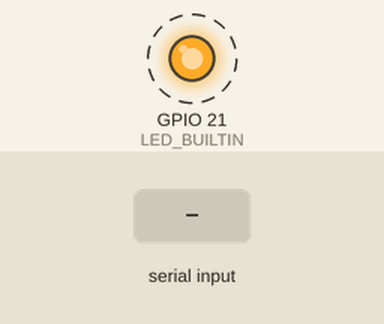
Simulated run of this sketch. Board: Seeed XIAO ESP32-S3. Parts: output pins drawn as LEDs (lit = HIGH). Dashed ring = blinking. The test bench sets the inputs (shaded band). What the sketch prints to the serial monitor is not drawn.

Above: at 1.2 s.
1.3 s: "1" received over the second serial link
Timing chart, 0 to 10.3 s (numbered marks = the images above; inputs shaded):
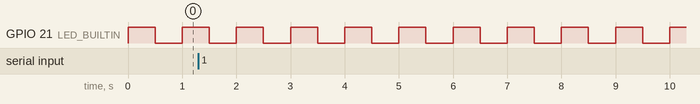

Measured:
- by itself, GPIO 21 (LED_BUILTIN): alternates HIGH for 0.50 s and LOW for 0.50 s

The sketch:

xiao.ino
```cpp
#include <Arduino.h>


// Core 2 - blinker task
#ifndef LED_BUILTIN
#define LED_BUILTIN 21
#endif
void blinkTask(void *parameter) {
  pinMode(LED_BUILTIN, OUTPUT);

  while (true) {
    digitalWrite(LED_BUILTIN, HIGH);
    vTaskDelay(pdMS_TO_TICKS(500));
    digitalWrite(LED_BUILTIN, LOW);
    vTaskDelay(pdMS_TO_TICKS(500));
  }
}


// Give me access to UART1 and call it MotorSerial
HardwareSerial MotorSerial(1);

#define RX_PIN 44   // D7 (XIAO ESP32-S3)
#define TX_PIN 43   // D6

uint32_t bauds[] = {
  9600,
  19200,
  38400,
  57600,
  74880,
  115200
};
int baudIndex = 0;


void startBaud(uint32_t baud) {
  MotorSerial.end();
  delay(50);

  MotorSerial.begin(baud, SERIAL_8N1, RX_PIN, TX_PIN);

  Serial.printf("\n--- Testing baud: %lu ---\n", baud);
}


void setup() {
  Serial.begin(115200);

  xTaskCreatePinnedToCore(
    blinkTask,
    "BlinkTask",
    2048,
    nullptr,
    1,
    nullptr,
    0 // core 0
  );

  Serial.println("Starting baud sweep...");
}

void loop() {
  static uint32_t lastSwitch = 0;
  static bool gotData = false;

  // start current baud
  if (lastSwitch == 0) {
    startBaud(bauds[baudIndex]);
    lastSwitch = millis();
  }

  // read UART
  while (MotorSerial.available()) {
    uint8_t b = MotorSerial.read();
    Serial.printf("RX@%lu: 0x%02X\n", bauds[baudIndex], b);
  }


  // switch baud every 2 seconds
  if (millis() - lastSwitch > 2000) {
    baudIndex = (baudIndex + 1) % (sizeof(bauds) / sizeof(bauds[0]));
    startBaud(bauds[baudIndex]);
    lastSwitch = millis();
  }

  delay(10);
}
```
